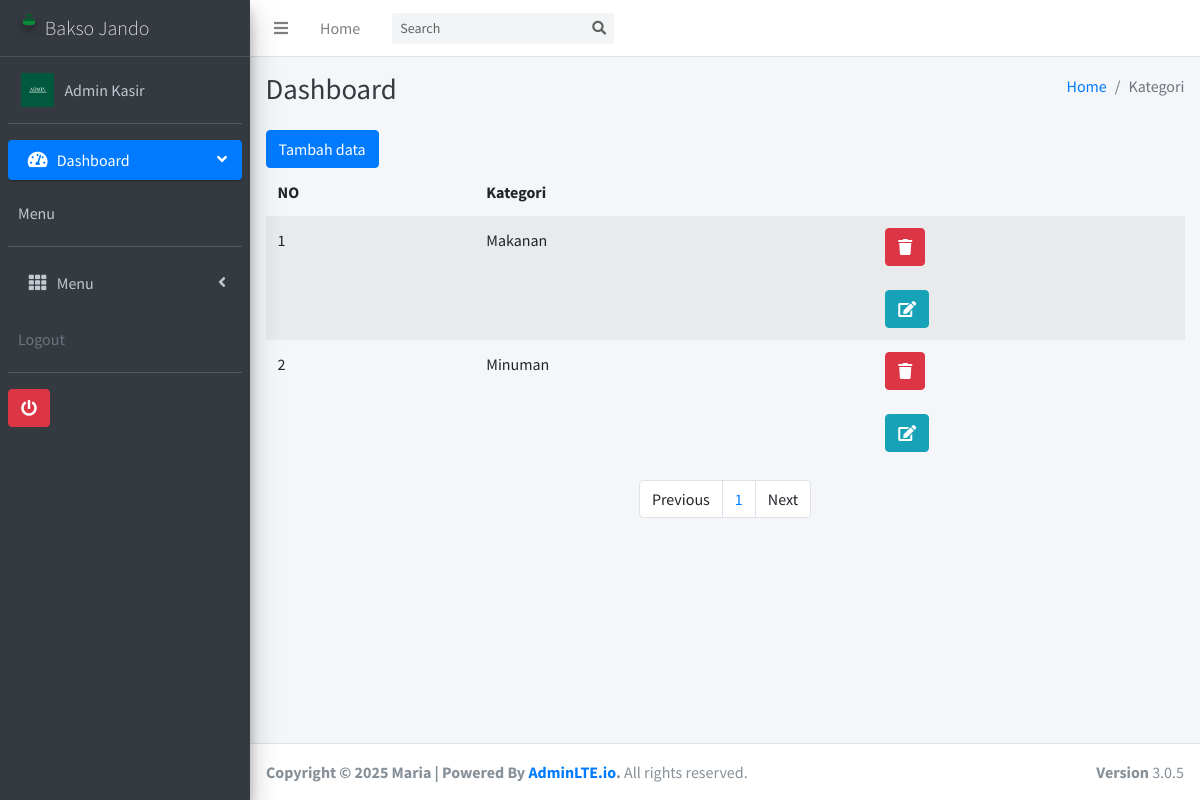
Page /admin/index.php?m=kategori&s=title (signed in) on the committed database.
### tables this page shows
CREATE TABLE `tb_user` (
  `id` int(11) NOT NULL,
  `username` text NOT NULL,
  `password` text NOT NULL,
  `nama` text NOT NULL,
  `level` text NOT NULL,
  `foto` varchar(255) NOT NULL
);

CREATE TABLE `tb_kat` (
  `id` int(11) NOT NULL,
  `kategori` text NOT NULL
);

### admin/fungsi/fungsi.php (called while the page is built, shortened)
<?php
$koneksi = mysqli_connect('localhost', 'root', '', 'kasir_anna');
function summon_admin()
{
	global $koneksi;
	$id = $_SESSION['idkaskit'];
	return mysqli_query($koneksi, "SELECT * FROM tb_user WHERE id ='$id'");
}
function url()
{
	return $url = "//localhost/web-kasir/vendors/";
}
?>

### admin/modul/kategori/paging.php (the view, shortened to what this page needs)
<?php
global $koneksi;
    $batas = 5;
$halaman = isset($_GET['halaman']) ? (int)$_GET['halaman'] : 1;
$halaman_awal = ($halaman>1) ? ($halaman * $batas) - $batas : 0;
if (isset($_POST['go'])) {
  $cari = $_POST['cari'];
  $data_kat = mysqli_query($koneksi, "SELECT * FROM tb_kat WHERE kategori LIKE '%".$cari."%'");
}else{
  $data_kat = mysqli_query($koneksi, "SELECT * FROM tb_kat LIMIT $halaman_awal, $batas");
}
foreach ($data_kat as $pro):
  ?>
<tr>
                              <td><?= $i++;  ?></td>
                              <td><?=  $pro['kategori'];?></td>
                              <td>
                              <div data-toggle="modal" data-target="#hapus-kat<?= $pro['id'] ?>">
                              <button type="button" class="btn btn-danger" data-toggle="tooltip" title="Hapus">
                              <i class="fa fa-trash"></i>
                              </button>
                              </div>
                    <br>
                  <div data-toggle="modal" data-target="#edit-kat<?= $pro['id'] ?>">
                  <button type="button" class="btn btn-info datapotensi" data-toggle="tooltip" title="Edit">
                    <i class="fa fa-edit"></i>
                  </button>
                </div>
                              </td>
                              </tr>
                              <?php endforeach; ?>

### admin/comp/header.php (shortened to what this page needs)
<?php require 'fungsi/fungsi.php'; ?>
<?php foreach (summon_admin() as $key): ?>
<!DOCTYPE html>
<html>
<head>
  <link rel="stylesheet" href="<?= url() ?>plugins/fontawesome-free/css/all.min.css">
  <link rel="stylesheet" href="https://code.ionicframework.com/ionicons/2.0.1/css/ionicons.min.css">
  <link rel="stylesheet" href="<?= url() ?>plugins/tempusdominus-bootstrap-4/css/tempusdominus-bootstrap-4.min.css">
  <link rel="stylesheet" href="<?= url() ?>plugins/icheck-bootstrap/icheck-bootstrap.min.css">
  <link rel="stylesheet" href="<?= url() ?>plugins/jqvmap/jqvmap.min.css">
  <link rel="stylesheet" href="<?= url() ?>dist/css/adminlte.min.css">
  <link rel="stylesheet" href="<?= url() ?>plugins/overlayScrollbars/css/OverlayScrollbars.min.css">
  <link rel="stylesheet" href="<?= url() ?>plugins/daterangepicker/daterangepicker.css">
  <link rel="stylesheet" href="<?= url() ?>plugins/summernote/summernote-bs4.css">
</head>
<body class="hold-transition sidebar-mini layout-fixed">
<div class="wrapper">
  <nav class="main-header navbar navbar-expand navbar-white navbar-light">
    <ul class="navbar-nav">
      <li class="nav-item">
        <a class="nav-link" data-widget="pushmenu" href="#" role="button"><i class="fas fa-bars"></i></a>
      </li>
      <li class="nav-item d-none d-sm-inline-block">
        <a href="index.php" class="nav-link">Home</a>
      </li>
    </ul>
    <form action="" method="POST" class="form-inline ml-3">
      <div class="input-group input-group-sm">
        <input class="form-control form-control-navbar" type="search" name="cari" placeholder="Search" aria-label="Search">
        <div class="input-group-append">
          <button class="btn btn-navbar" name="go" type="submit">
            <i class="fas fa-search"></i>
          </button>
        </div>
      </div>
    </form>
  </nav>
  <aside class="main-sidebar sidebar-dark-primary elevation-4">
    <a href="index.php" class="brand-link">
      <img src="<?= url()?>img/logo_kasir_kita.png" alt="AdminLTE Logo" class="brand-image img-circle elevation-3"
           style="opacity: .8">
      <span class="brand-text font-weight-light">Bakso Jando</span>
    </a>
    <div class="sidebar">
      <div class="user-panel mt-3 pb-3 mb-3 d-flex">
        <div class="image">
          <?php
          if ($key['foto']!= '') {
                        echo '<img src="img/'.$key['foto'].'" height="150">';
                      }else{
                        echo '<img src="img/user_logo.png" height="150">';
                      }
           ?>
        </div>
        <div class="info">
          <a href="index.php?m=admin&s=detail" class="d-block" ><?= $key['nama'];?></a>
        </div>
      </div>
      <nav class="mt-2">
        <ul class="nav nav-pills nav-sidebar flex-column" data-widget="treeview" role="menu" data-accordion="false">
          <li class="nav-item has-treeview menu-open">
            <a href="index.php" class="nav-link active">
              <i class="nav-icon fas fa-tachometer-alt"></i>
              <p>
                Dashboard
                <i class="right fas fa-angle-left"></i>
              </p>
            </a>
          <div class="user-panel mt-3 pb-3 mb-3 d-flex">
        <div class="info">
          <a href="#" class="d-block">Menu</a>
        </div>
      </div>
          </li>
          <li class="nav-item has-treeview">
            <a href="#" class="nav-link">
              <i class="nav-icon fas fa-th"></i>
              <p>
                Menu
                <i class="fas fa-angle-left right"></i>
              </p>
            </a>
          </li>
            </ul>
          <div class="user-panel mt-3 pb-3 mb-3 d-flex">
        <div class="info">
          <span class="d-block text-gray">Logout</span>
        </div>
      </div>
      <a href="logout.php"><button class="btn btn-danger"><i class="fa fa-power-off" aria-hidden="true"></i></button></a>
      </nav>
    </div>
  </aside>
  <?php endforeach; ?>

### rows in the picture
tb_user: foto (picture), nama "Admin Kasir"
tb_kat: kategori "Makanan"
tb_kat: kategori "Minuman"
